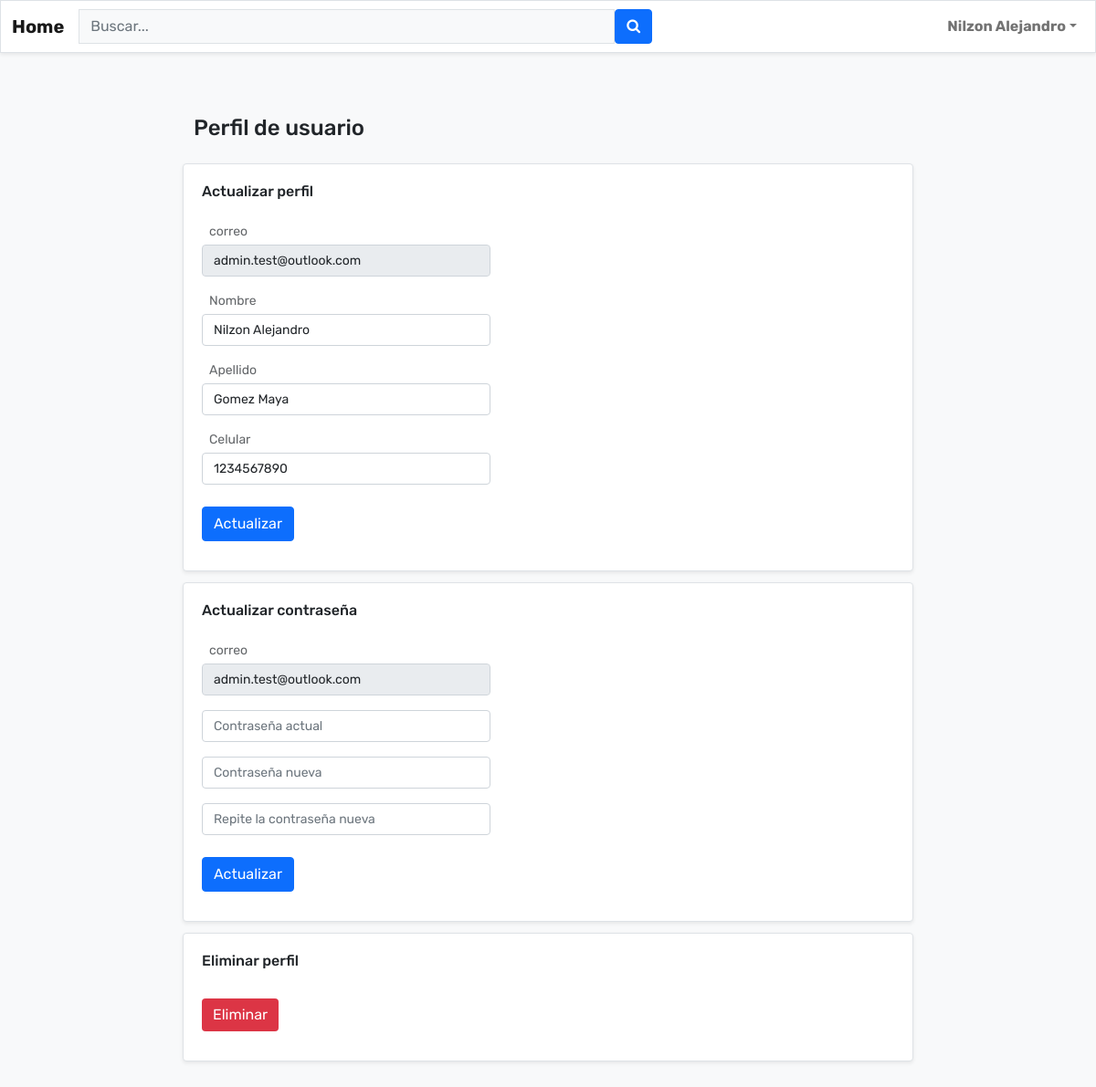
Page /profile (signed in) on the committed database.
### tables this page shows
CREATE TABLE User (uEmail TEXT PRIMARY KEY NOT NULL, uName TEXT NOT NULL, uLastname TEXT NOT NULL, uPhone TEXT NOT NULL, uPass TEXT NOT NULL, uDate TEXT NOT NULL, uProfile TEXT NOT NULL);

### app.py (the view, shortened to what this page needs)
@app.route('/profile', methods=('GET', 'POST'))
def profile():
    print("Ingresa a profile")
    if 'user' in session and session['rol'] == "Usuario":
        print("Ingresa a user")
        if request.method == 'POST':
            print("RECIBIO POST")
            a = request.form
            print("FORMULARIO ENVIADO:")
            print(a)
            if 'upgrade_uName' in a.keys():
                print("Ingresa formulario 1")
                uName = request.form.get("upgrade_uName")
                uLastname = request.form.get("upgrade_uLastname")
                uPhone = request.form.get("upgrade_uPhone")
                correo = session.get('user')
                resultado = dbUsuarios.actualizarUsuarios(uName, correo, uLastname, uPhone)
                confirmacion = ""
                if resultado == True:
                    confirmacion = "Tu usuario ha sido actualizado."
                elif resultado == False:
                    confirmacion = "Algo ha fallado en la actualizacion de tu usuario."
                resultados = dbUsuarios.consultarUsuarios(correo)
                print(resultados)
                if isinstance(resultados, bool)==False:
                    return render_template("profile_user.html", upgrade_uEmail=resultados[0][0], upgrade_uName=resultados[0][1], upgrade_uLastname=resultados[0][2], upgrade_uPhone=resultados[0][3], confirmation_upgrade=confirmacion)
                elif isinstance(resultados, bool)==True:
                    return "<h1>Usuario no encontrado</h1>"
            elif 'upgrade_uPass' in a.keys():
                print("Ingresa formulario 2")
                uPass = str(request.form.get("upgrade_uPass"))
                print(uPass)
                resultados = dbUsuarios.consultarUsuarios(session.get('user'))
                print(resultados)
                pwHash = resultados[0][4]
                respuesta = bcrypt.check_password_hash(pwHash, uPass)
                if respuesta == True: #la contraseña coincide con la de la base de datos
                    uNewpass = request.form.get("upgrade_uNewpass")
                    pw_hash = bcrypt.generate_password_hash(uNewpass)
                    correo = session.get('user')
                    resultado = dbUsuarios.actualizarPassword(correo, pw_hash)
                    confirmacion = ""
                    if resultado == True: #Se ha actualizado la contraseña
                        confirmacion = "Tu contraseña ha sido actualizada."
                        resultados = dbUsuarios.consultarUsuarios(correo) #Se trae los contenidos del perfil nuevamente
                        print(resultados)
                        if isinstance(resultados, bool)==False:
                            return render_template("profile_user.html", upgrade_uEmail=resultados[0][0], upgrade_uName=resultados[0][1], upgrade_uLastname=resultados[0][2], upgrade_uPhone=resultados[0][3], confirmation_password=confirmacion)
                        elif isinstance(resultados, bool)==True:
                            return "<h1>Usuario no encontrado al momento de cargar contenidos de la pagina</h1>"
                    elif resultado == False:
                        confirmacion = "Algo ha fallado en la actualizacion de tu contraseña."
                        resultados = dbUsuarios.consultarUsuarios(correo) #Se trae los contenidos del perfil nuevamente
                        print(resultados)
                        if isinstance(resultados, bool)==False:
                            return render_template("profile_user.html", upgrade_uEmail=resultados[0][0], upgrade_uName=resultados[0][1], upgrade_uLastname=resultados[0][2], upgrade_uPhone=resultados[0][3], confirmation_password=confirmacion)
                        elif isinstance(resultados, bool)==True:
                            return "<h1>Usuario no encontrado al momento de cargar contenidos de la pagina</h1>"
                elif respuesta == False:
                    correo = session.get('user')
                    resultados = dbUsuarios.consultarUsuarios(correo) #Se trae los contenidos del perfil nuevamente
                    print(resultados)
                    confirmacion="Contraseña incorrecta, ingresa tu contraseña actual nuevamente."
                    if isinstance(resultados, bool)==False:
                        return render_template("profile_user.html", upgrade_uEmail=resultados[0][0], upgrade_uName=resultados[0][1], upgrade_uLastname=resultados[0][2], upgrade_uPhone=resultados[0][3], error_upgrade_uPass1=confirmacion)
                    elif isinstance(resultados, bool)==True:
                        return "<h1>Usuario no encontrado al momento de cargar contenidos de la pagina</h1>"
            elif len(a) == 0:
                print("Ingresa a formulario 3")
                correo = session.get('user')
                resultado = dbUsuarios.deleteUsuarios(correo)
                return redirect('/login')
        if request.method == 'GET':
            correo = session.get('user')
            print(correo)
            resultados = dbUsuarios.consultarUsuarios(correo)
            print(resultados)
            if isinstance(resultados, bool)==False:
                return render_template("profile_user.html", upgrade_uEmail=resultados[0][0], upgrade_uName=resultados[0][1], upgrade_uLastname=resultados[0][2], upgrade_uPhone=resultados[0][3])
            elif isinstance(resultados, bool)==True:
                return "<h1>Usuario no encontrado</h1>"
    elif 'user' in session and session['rol'] == "Superadministrador":
        print("Ingresa a user")
        if request.method == 'GET':
            correo = session.get('user')
            print(correo)
            resultados = dbUsuarios.consultarUsuarios(correo)
            print(resultados)
            if isinstance(resultados, bool)==False:
                return render_template("profile_sadmin.html", upgrade_uEmail=resultados[0][0], upgrade_uName=resultados[0][1], upgrade_uLastname=resultados[0][2], upgrade_uPhone=resultados[0][3], username=resultados[0][1])
            elif isinstance(resultados, bool)==True:
                return "<h1>Usuario no encontrado</h1>"
    return "<h1>Contenido inexistente</h1>"

### dbUsuarios.py (called while the page is built)
def conectar():
    dbname = "Plataforma.db"
    conn = sqlite3.connect(dbname)
    return conn

def consultarUsuarios(uEmail):
    try:
        conn = conectar()
        cursor = conn.execute("select * from User WHERE uEmail=?;", (uEmail,))
        resultados = cursor.fetchall()
        conn.commit()
        conn.close()
        if len(resultados) == 0: #No encontro el registro y envia un booleano
            flag = False
            return flag
        else: #Encontro el registro y envia una lista
            return resultados
    except Error as error:
        print(error)
        return False

### templates/profile_sadmin.html (shortened to what this page needs)
<!DOCTYPE html>
<html lang="en">
<head>
    <link rel="stylesheet" href="../static/assets/bootstrap/css/bootstrap.min.css">
    <link rel="stylesheet" href="../static/assets/css/FontAwesome.css">
    <link rel="stylesheet" href="../static/assets/fonts/font-awesome.min.css">
    <link rel="stylesheet" href="../static/assets/css/styles.css">
</head>
<body style="background: var(--bs-light);">
    <nav class="navbar navbar-light navbar-expand-md border rounded-0 shadow-sm" style="font-weight: bold;background: #ffffff;">
        <div class="container-fluid"><a class="navbar-brand" href="{{ url_for('home') }}">Home</a><input class="border rounded-0 small bg-light form-control" type="search" id="search_bar" placeholder="Buscar..." style="transform: translateX(0px);width: 50%;"><button class="btn btn-primary" id="search_button" type="button"><i class="fa fa-search"></i></button>
            <div class="collapse navbar-collapse d-md-flex d-lg-flex d-xl-flex justify-content-md-end justify-content-lg-end justify-content-xl-end" id="navcol">
                <ul class="navbar-nav d-xl-flex">
                    <li class="nav-item">
                        <div class="nav-item dropdown"><a class="dropdown-toggle d-xxl-flex justify-content-xxl-center align-items-xxl-center nav-link" aria-expanded="false" data-bs-toggle="dropdown" href="#">{{ username }}</a>
                        </div>
                    </li>
                </ul>
            </div>
        </div>
    </nav>
    <div class="container" style="max-width: 70%;margin-top: 36px;padding-bottom: 12px;padding-top: 12px;margin-bottom: 16px;">
        <div style="margin: 8px;padding: 4px;">
            <h4 style="margin-left: 8px;margin-top: 8px;margin-right: 8px;">Perfil de usuario</h4>
        </div>
        <div class="border rounded shadow-sm" style="margin: 8px;padding: 4px;background: #ffffff;margin-top: 12px;">
            <h6 style="margin: 8px;margin-left: 8px;margin-top: 8px;margin-right: 8px;margin-bottom: 8px;padding: 8px;color: rgb(33, 37, 41);">Actualizar perfil</h6>
            <form id="upgrade_form" method="post" style="margin: 12px;max-width: 40%;margin-left: 16px;margin-top: 16px;min-width: 150px;" action="/profile">
                <div class="mb-3">
                    <p style="font-size: 14px;margin-bottom: 4px;max-width: 100%;margin-left: 8px;color: rgba(33,37,41,0.7);">correo</p>
                    <input class="form-control" type="text" id="upgrade_uEmail" name="upgrade_uEmail" style="font-size: 14px;" readonly="" value="{{ upgrade_uEmail  }}">
                </div>
                <div class="mb-3">
                    <p style="font-size: 14px;margin-bottom: 4px;max-width: 100%;margin-left: 8px;color: rgba(33,37,41,0.7);">Nombre</p>
                    <input class="form-control" type="text" id="upgrade_uName" name="upgrade_uName" style="font-size: 14px;" value="{{ upgrade_uName  }}">
                </div>
                <div class="mb-3">
                    <p style="font-size: 14px;margin-bottom: 4px;max-width: 100%;margin-left: 8px;color: rgba(33,37,41,0.7);">Apellido</p>
                    <input class="form-control" type="text" id="upgrade_uLastname" name="upgrade_uLastname" style="font-size: 14px;" value="{{ upgrade_uLastname  }}">
                </div>
                <div class="mb-3">
                    <p style="font-size: 14px;margin-bottom: 4px;max-width: 100%;margin-left: 8px;color: rgba(33,37,41,0.7);">Celular</p>
                    <input class="form-control" type="text" id="upgrade_uPhone" name="upgrade_uPhone" style="font-size: 14px;" value="{{ upgrade_uPhone  }}">
                </div>
                <button onclick="validar_Profile()" class="btn btn-primary" id="upgrade_users" type="button" style="margin-bottom: 16px;margin-top: 8px;margin-right: 16px;">Actualizar</button>
            </form>
        </div>
        <div class="border rounded shadow-sm" style="margin: 8px;padding: 4px;background: #ffffff;margin-top: 12px;">
            <h6 style="margin: 8px;margin-left: 8px;margin-top: 8px;margin-right: 8px;margin-bottom: 8px;padding: 8px;color: rgb(33, 37, 41);">Actualizar contraseña</h6>
            <form id="upgrade_form1" method="post" style="margin: 12px;max-width: 40%;margin-left: 16px;margin-top: 16px;min-width: 150px;" action="/profile">
                <div class="mb-3">
                    <p style="font-size: 14px;margin-bottom: 4px;max-width: 100%;margin-left: 8px;color: rgba(33,37,41,0.7);">correo</p>
                    <input class="form-control" type="text" id="upgrade_uEmail" name="upgrade_uEmail" style="font-size: 14px;" readonly="" value="{{ upgrade_uEmail  }}">
                </div>
                <div class="mb-3">
                    <input class="form-control" type="text" id="upgrade_uPass" name="upgrade_uPass" placeholder="Contraseña actual" style="font-size: 14px;color: rgb(33, 37, 41);">
                </div>
                <div class="mb-3">
                    <input class="form-control" type="text" id="upgrade_uNewpass" name="upgrade_uNewpass" placeholder="Contraseña nueva" style="font-size: 14px;color: rgb(33, 37, 41);">
                </div>
                <div class="mb-3">
                    <input class="form-control" type="text" id="upgrade_uNewpass2" name="upgrade_uPass2" placeholder="Repite la contraseña nueva" style="font-size: 14px;color: rgb(33, 37, 41);">
                </div>
                <button onclick="validar_NuevaContraseña()" class="btn btn-primary" id="upgrade_pass" type="button" style="margin-bottom: 16px;margin-top: 8px;margin-right: 16px;">Actualizar</button>
            </form>
        </div>
        <div class="border rounded shadow-sm" style="margin: 8px;padding: 4px;background: #ffffff;margin-top: 12px;">
            <h6 style="margin: 8px;margin-left: 8px;margin-top: 8px;margin-right: 8px;margin-bottom: 8px;padding: 8px;color: rgb(33, 37, 41);">Eliminar perfil</h6>
            <form id="delete_form" method="post" style="margin: 12px;max-width: 40%;margin-left: 16px;margin-top: 16px;min-width: 150px;" action="/profile">
                <button class="btn btn-primary" id="delete_users" type="submit" style="margin-top: 8px;margin-bottom: 16px;margin-right: 16px;background: var(--bs-red);border-style: none;">Eliminar</button>
            </form>
        </div>
    </div>
</body>
</html>

### static/assets/css/styles.css (style rules this page uses)
body { margin: 0; font-family: 'Rubik'; font-size: var(--bs-body-font-size); font-weight: var(--bs-body-font-weight); line-height: var(--bs-body-line-height); color: var(--bs-body-color); text-align: var(--bs-body-text-align); background-color: var(--bs-body-bg); -webkit-text-size-adjust: 100%; -webkit-tap-highlight-color: transparent; }
a { color: #0d6efd; text-decoration: none; }

### rows in the picture
User: uName "Nilzon Alejandro", upgrade_uEmail "admin.test@outlook.com", upgrade_uName "Nilzon Alejandro", upgrade_uLastname "Gomez Maya", upgrade_uPhone "1234567890"
